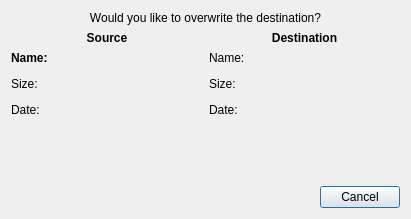
<?xml version="1.0" encoding="UTF-8"?>
<ui version="4.0">
 <class>FileConflictDialog</class>
 <widget class="QDialog" name="FileConflictDialog">
  <property name="geometry">
   <rect>
    <x>0</x>
    <y>0</y>
    <width>411</width>
    <height>219</height>
   </rect>
  </property>
  <property name="sizePolicy">
   <sizepolicy hsizetype="Preferred" vsizetype="Preferred">
    <horstretch>0</horstretch>
    <verstretch>0</verstretch>
   </sizepolicy>
  </property>
  <property name="windowTitle">
   <string/>
  </property>
  <layout class="QVBoxLayout" name="verticalLayout">
   <item alignment="Qt::AlignmentFlag::AlignTop">
    <widget class="QLabel" name="label">
     <property name="text">
      <string>Would you like to overwrite the destination?</string>
     </property>
     <property name="alignment">
      <set>Qt::AlignmentFlag::AlignCenter</set>
     </property>
    </widget>
   </item>
   <item>
    <layout class="QHBoxLayout" name="horizontalLayout">
     <property name="sizeConstraint">
      <enum>QLayout::SizeConstraint::SetDefaultConstraint</enum>
     </property>
     <item>
      <layout class="QVBoxLayout" name="sourceLayout" stretch="0,1">
       <item>
        <widget class="QLabel" name="sourceLabel">
         <property name="sizePolicy">
          <sizepolicy hsizetype="Preferred" vsizetype="Preferred">
           <horstretch>0</horstretch>
           <verstretch>0</verstretch>
          </sizepolicy>
         </property>
         <property name="text">
          <string>&lt;html&gt;&lt;head/&gt;&lt;body&gt;&lt;p&gt;&lt;span style=&quot; font-weight:700;&quot;&gt;Source&lt;/span&gt;&lt;/p&gt;&lt;/body&gt;&lt;/html&gt;</string>
         </property>
         <property name="alignment">
          <set>Qt::AlignmentFlag::AlignHCenter|Qt::AlignmentFlag::AlignTop</set>
         </property>
        </widget>
       </item>
       <item>
        <widget class="QLabel" name="sourceInfoLabel">
         <property name="sizePolicy">
          <sizepolicy hsizetype="Preferred" vsizetype="Preferred">
           <horstretch>0</horstretch>
           <verstretch>0</verstretch>
          </sizepolicy>
         </property>
         <property name="text">
          <string>&lt;html&gt;&lt;head/&gt;&lt;body&gt;&lt;p&gt;&lt;b&gt;Name:&lt;/b&gt;&lt;/p&gt;&lt;p&gt;Size:&lt;/p&gt;&lt;p&gt;Date:&lt;/p&gt;&lt;/body&gt;&lt;/html&gt;</string>
         </property>
         <property name="alignment">
          <set>Qt::AlignmentFlag::AlignLeading|Qt::AlignmentFlag::AlignLeft|Qt::AlignmentFlag::AlignTop</set>
         </property>
        </widget>
       </item>
      </layout>
     </item>
     <item>
      <layout class="QVBoxLayout" name="destinationLayout" stretch="0,1">
       <item>
        <widget class="QLabel" name="destinationLabel">
         <property name="text">
          <string>&lt;html&gt;&lt;head/&gt;&lt;body&gt;&lt;p&gt;&lt;span style=&quot; font-weight:700;&quot;&gt;Destination&lt;/span&gt;&lt;/p&gt;&lt;/body&gt;&lt;/html&gt;</string>
         </property>
         <property name="alignment">
          <set>Qt::AlignmentFlag::AlignHCenter|Qt::AlignmentFlag::AlignTop</set>
         </property>
        </widget>
       </item>
       <item>
        <widget class="QLabel" name="destinationInfoLabel">
         <property name="text">
          <string>&lt;html&gt;&lt;head/&gt;&lt;body&gt;&lt;p&gt;Name:&lt;/p&gt;&lt;p&gt;Size:&lt;/p&gt;&lt;p&gt;Date:&lt;/p&gt;&lt;/body&gt;&lt;/html&gt;</string>
         </property>
         <property name="alignment">
          <set>Qt::AlignmentFlag::AlignLeading|Qt::AlignmentFlag::AlignLeft|Qt::AlignmentFlag::AlignTop</set>
         </property>
        </widget>
       </item>
      </layout>
     </item>
    </layout>
   </item>
   <item>
    <widget class="QDialogButtonBox" name="buttonBox">
     <property name="orientation">
      <enum>Qt::Orientation::Horizontal</enum>
     </property>
     <property name="standardButtons">
      <set>QDialogButtonBox::StandardButton::Cancel</set>
     </property>
    </widget>
   </item>
  </layout>
 </widget>
 <resources/>
 <connections/>
</ui>
